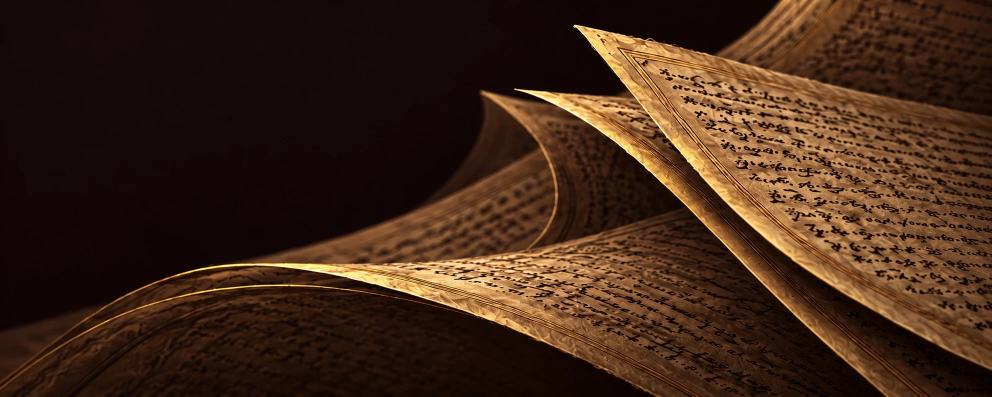
#> input picture site/hero.webp, 1983 x 793 px (shown at 1/2 size)
$ python box_sheet.py ../site/hero.webp out.png
#> lines starting #> are read from the running program, lines starting #| are printed output that depends on the picture; after the words box and inside, x2 and y2 are one past the last pixel; in counts of white or black regions, pixels touching at a corner belong together
#> further down, im is the input picture: shape (793, 1983, 3); mean B, G, R 23.5, 39.2, 64.8
### gt/segment.py
"""Split a line crop into glyph boxes: connected components, marks merged into their letter.

usage: python -X utf8 gt/segment.py gt/lines/p09_l01.png [...]   -> prints boxes, writes gt/overlays/*.png
"""
import json, sys
from pathlib import Path

import cv2
import numpy as np


def glyph_boxes(path):
    """Return [[x0, x1, y0, y1, kind], ...] left to right. kind: 'glyph' or 'sep' (the two-dot word separator)."""
#> called with path = '../site/hero.webp'
    gray = cv2.imread(str(path), cv2.IMREAD_GRAYSCALE)
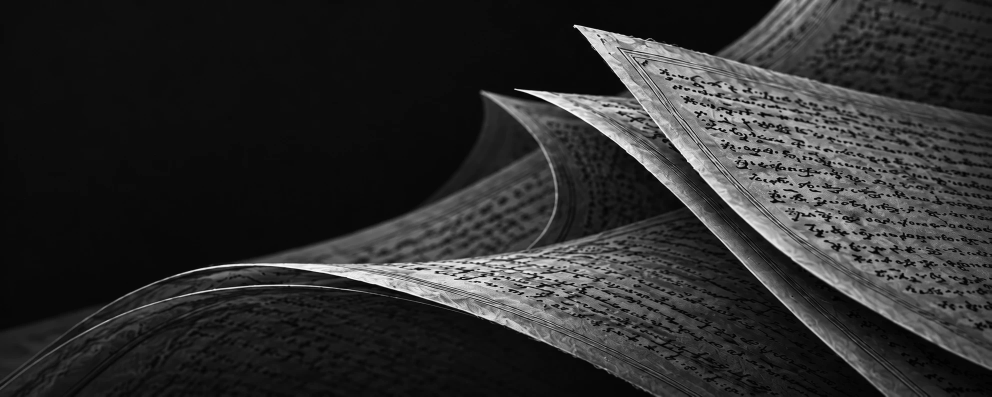
#> gray: shape (793, 1983) (shown at 1/2 size); min 0, max 252, mean 45.1
    _, ink = cv2.threshold(gray, 0, 255, cv2.THRESH_BINARY_INV + cv2.THRESH_OTSU)
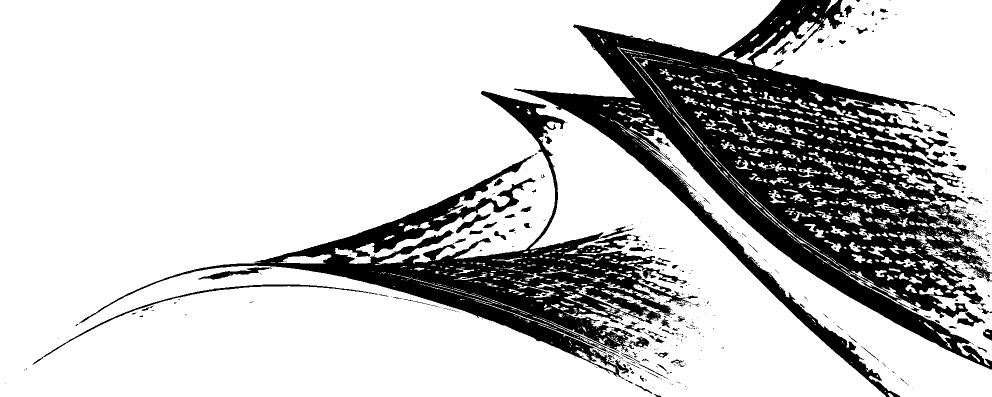
#> ink: shape (793, 1983) (shown at 1/2 size); 78.2% white; 663 black regions (554 under 20 px), largest, box (x1, y1, x2, y2) and area: (1028, 0, 1983, 793) 224314, (158, 182, 1382, 759) 101310, (65, 569, 756, 729) 2280
    n, _, stats, _ = cv2.connectedComponentsWithStats(ink, connectivity=8)
#> n = 1029; stats = 1029 rows, first 6: [11, 0, 1972, 793, 342208], [0, 0, 1772, 793, 1005408], [1650, 0, 26, 26, 176], [1507, 0, 476, 732, 120305], [1610, 11, 1, 1, 1], [1634, 11, 6, 5, 20]
    comps = [dict(x0=x, x1=x + w, y0=y, y1=y + h, area=a) for x, y, w, h, a in stats[1:] if a >= 6]  # drop speckle
#> comps = 555 items
    tall = np.median([c["y1"] - c["y0"] for c in comps if c["area"] > 80])
#> tall = 15
    # the printed frame: a thin rule taller than any letter
    H, W = gray.shape
#> H = 793; W = 1983
    rule = lambda c: (c["x1"] - c["x0"]) < 0.2 * (c["y1"] - c["y0"]) and (c["y1"] - c["y0"] >= 0.85 * H or c["x1"] >= W - 3)
    comps = [c for c in comps if not rule(c)]
    # ponytail: fixed size cut between letters and marks; revisit for other pages / resolutions
    big = [c for c in comps if c["y1"] - c["y0"] >= 0.45 * tall]
#> big = 255 items
    small = [c for c in comps if c not in big]
#> small = 300 items

    def xov(a, b):
        return min(a["x1"], b["x1"]) - max(a["x0"], b["x0"])

    # a letter broken into pieces: merge big components that mostly overlap in x
    big.sort(key=lambda c: c["x0"])
    merged = []
    for c in big:
        if merged and xov(merged[-1], c) > 0.6 * min(c["x1"] - c["x0"], merged[-1]["x1"] - merged[-1]["x0"]):
            m = merged[-1]
            m.update(x0=min(m["x0"], c["x0"]), x1=max(m["x1"], c["x1"]), y0=min(m["y0"], c["y0"]), y1=max(m["y1"], c["y1"]))
        else:
            merged.append(dict(c, kind="glyph"))
#> this loop made 255 passes
#> c on passes 1 to 11: {'x0': 0, 'x1': 1772, 'y0': 0, 'y1': 793, 'area': 1005408}, {'x0': 556, 'x1': 663, 'y0': 509, 'y1': 527, 'area': 1198}, {'x0': 768, 'x1': 790, 'y0': 470, 'y1': 480, 'area': 91}, {'x0': 808, 'x1': 837, 'y0': 450, 'y1': 463, 'area': 198}, {'x0': 823, 'x1': 1000, 'y0': 557, 'y1': 609, 'area': 222}, {'x0': 837, 'x1': 861, 'y0': 444, 'y1': 457, 'area': 194}, {'x0': 860, 'x1': 924, 'y0': 573, 'y1': 591, 'area': 77}, {'x0': 866, 'x1': 894, 'y0': 431, 'y1': 441, 'area': 134}, {'x0': 912, 'x1': 948, 'y0': 537, 'y1': 547, 'area': 141}, {'x0': 936, 'x1': 985, 'y0': 594, 'y1': 608, 'area': 62}, {'x0': 949, 'x1': 1114, 'y0': 600, 'y1': 658, 'area': 254}
#> after the loop, merged = 1 item

    # separators: two similar dots stacked vertically inside the text body (marks above letters sit higher)
    h = gray.shape[0]
#> h = 793
    dot = lambda c: c["y1"] - c["y0"] < 0.3 * tall and c["x1"] - c["x0"] < 0.3 * tall and c["y0"] > 0.3 * h
    used = set()
    seps = []
    for i, a in enumerate(small):
        for j, b in enumerate(small):
            if i < j and i not in used and j not in used and dot(a) and dot(b) and xov(a, b) > 0 \
                    and abs(a["y0"] - b["y0"]) > 0.15 * tall:
                seps.append(dict(x0=min(a["x0"], b["x0"]), x1=max(a["x1"], b["x1"]), y0=min(a["y0"], b["y0"]), y1=max(a["y1"], b["y1"]), kind="sep"))
                used |= {i, j}
#> this loop made 300 passes
#> a on passes 1 to 3: {'x0': 1634, 'x1': 1640, 'y0': 11, 'y1': 16, 'area': 20}, {'x0': 1604, 'x1': 1609, 'y0': 13, 'y1': 18, 'area': 7}, {'x0': 1550, 'x1': 1555, 'y0': 34, 'y1': 37, 'area': 8}
#> after the loop, seps = 4 items; used = 8 items

    # every other mark (dots, vowel strokes) joins the letter nearest in x
    for i, s in enumerate(small):
        if i in used:
            continue
        cx = (s["x0"] + s["x1"]) / 2
        g = min(merged, key=lambda g: 0 if g["x0"] <= cx <= g["x1"] else min(abs(cx - g["x0"]), abs(cx - g["x1"])))
        g.update(x0=min(g["x0"], s["x0"]), x1=max(g["x1"], s["x1"]), y0=min(g["y0"], s["y0"]), y1=max(g["y1"], s["y1"]))
#> this loop made 300 passes
#> (s, cx) on passes 1 to 3: ({'x0': 1634, 'x1': 1640, 'y0': 11, 'y1': 16, 'area': 20}, 1637), ({'x0': 1604, 'x1': 1609, 'y0': 13, 'y1': 18, 'area': 7}, 1606.5), ({'x0': 1550, 'x1': 1555, 'y0': 34, 'y1': 37, 'area': 8}, 1552.5)

    out = sorted(merged + seps, key=lambda c: c["x0"])
#> out = 5 items
    return [[int(c["x0"]), int(c["x1"]), int(c["y0"]), int(c["y1"]), c["kind"]] for c in out]


# [22 lines left out: functions boxes_for, overlay, not called in this run]


# [8 lines that do not run on import are left out]

### gt/box_sheet.py
"""Labelled sheet of a line's glyph boxes, 3x, for reading against gt/combos.html.
usage: python -X utf8 gt/box_sheet.py gt/lines/p09_l02.png out.png"""
import sys
import cv2, numpy as np
from segment import glyph_boxes

im = cv2.imread(sys.argv[1]); B = glyph_boxes(sys.argv[1]); tiles = []
#> after `B = glyph_boxes(sys.argv[1])`: B = [[0, 1983, 0, 793, 'glyph'], [1161, 1168, 498, 701, 'sep'], [1538, 1543, 322, 384, 'sep'], [1588, 1594, 329, 429, 'sep'], [1759, 1764, 352, 439, 'sep']]
for k, (x0, x1, y0, y1, kind) in enumerate(B):
    c = cv2.resize(im[:, max(0, x0 - 3):x1 + 3], None, fx=3, fy=3, interpolation=cv2.INTER_CUBIC)
    t = np.full((c.shape[0] + 30, max(c.shape[1], 70) + 10, 3), 255, np.uint8); t[30:, 5:5 + c.shape[1]] = c
    cv2.putText(t, f"{k}{'s' if kind == 'sep' else ''}", (5, 22), cv2.FONT_HERSHEY_SIMPLEX, 0.7, (0, 0, 200), 2); tiles.append(t)
#> this loop made 5 passes
#> after the loop, tiles = 5 items
H = max(t.shape[0] for t in tiles); rows, cur, w = [], [], 0
#> after `H = max((t.shape[0] for t in tiles))`: H = 2409
for t in tiles:
    if w + t.shape[1] > 1100 and cur: rows.append(cur); cur, w = [], 0
    cur.append(np.pad(t, ((0, H - t.shape[0]), (0, 0), (0, 0)), constant_values=255)); w += t.shape[1]
#> this loop made 5 passes
#> w on passes 1 to 5: 5959, 80, 160, 240, 320
#> after the loop, cur = 4 items; rows = 1 item; w = 320
rows.append(cur); rows = [np.hstack(r) for r in rows]; W = max(r.shape[1] for r in rows)
#> after `rows = [np.hstack(r) for r in rows]`: rows = 2 items
#> after `W = max((r.shape[1] for r in rows))`: W = 5959
cv2.imwrite(sys.argv[2], np.vstack([np.pad(r, ((0, 0), (0, W - r.shape[1]), (0, 0)), constant_values=255) for r in rows]))
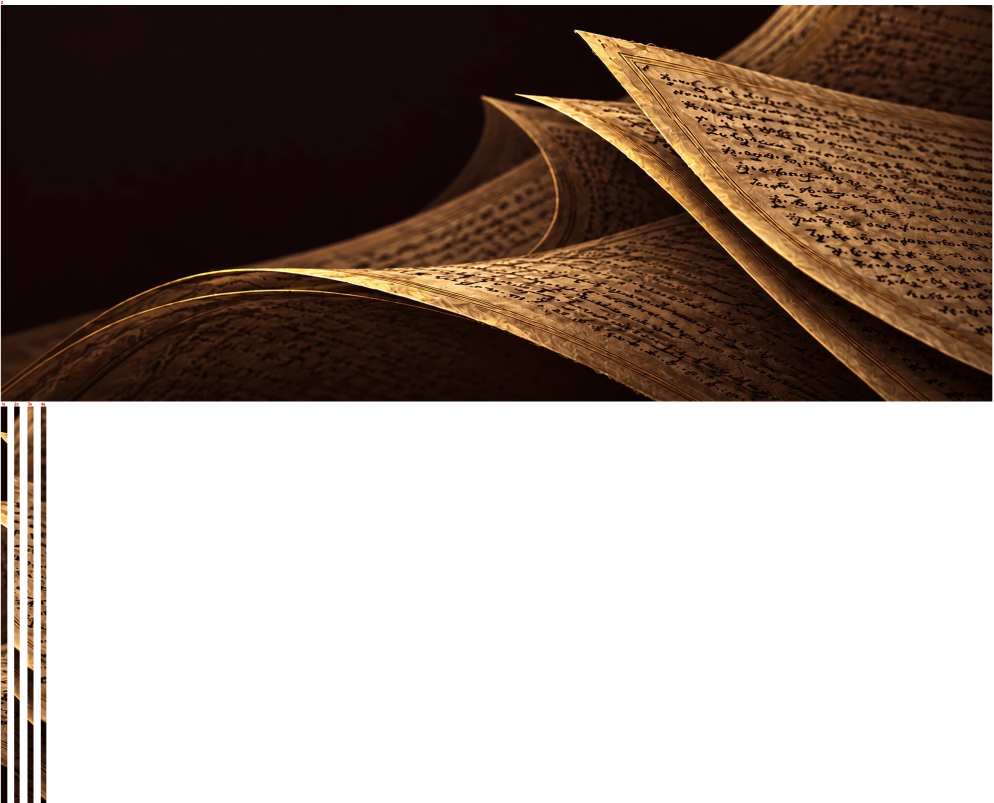
#> saved as out.png: shape (4818, 5959, 3) (shown at 1/6 size); mean B, G, R 138.3, 146.4, 159.4
print(len(B), "boxes")
#| 5 boxes
